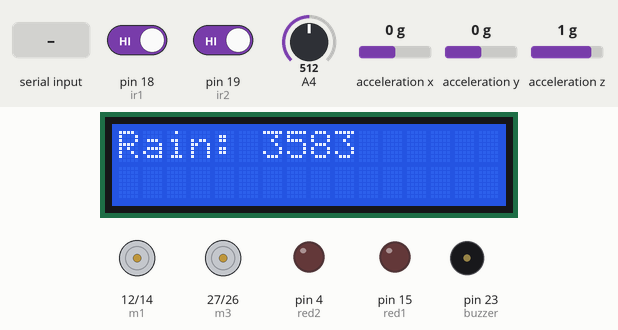
Recording of a sketch running on a simulated Arduino Mega 2560, built with avr-gcc and run on an emulated ATmega2560. On the bench: 16×2 character LCD, motor-driver pin pairs drawn as motors (green arrow = first pin HIGH = forward, orange = second pin HIGH = backward, longer = more drive, scaled by the enable pin), output pins drawn as LEDs (lit = HIGH), buzzer (waves = sounding, pin HIGH). Inputs (shaded band) come from the test bench; at power-on: pin 18 (ir1) HIGH, acceleration x 0 g, A4 = 512, pin 19 (ir2) HIGH, acceleration y 0 g, acceleration z 1 g. What the sketch prints to the serial monitor is not drawn.

Above: at 4.8 s.
4.9 s: pin 18 (ir1) driven LOW
At 16.7 s:
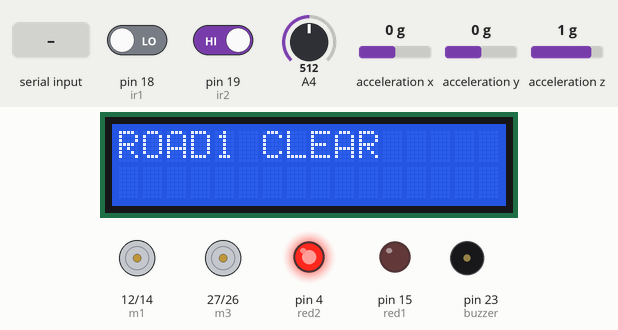
16.8 s: acceleration x set to -0.6 g
At 21.3 s:
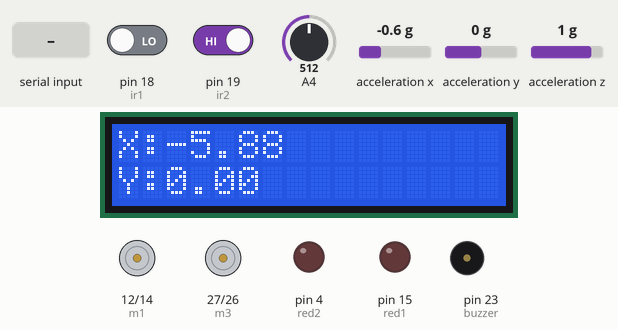
22.4 s: acceleration x set to -0.9 g
23.9 s: pin 18 (ir1) driven HIGH
At 28.3 s:
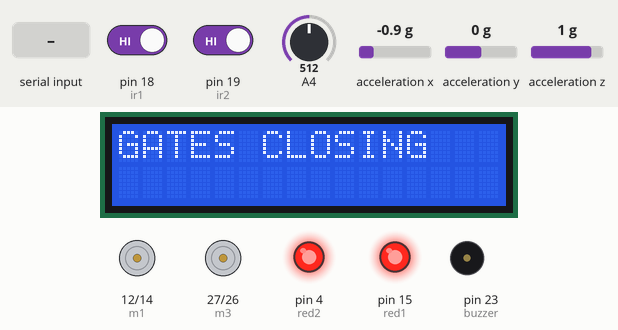
37.9 s: A4 set to 716
At 44.4 s:
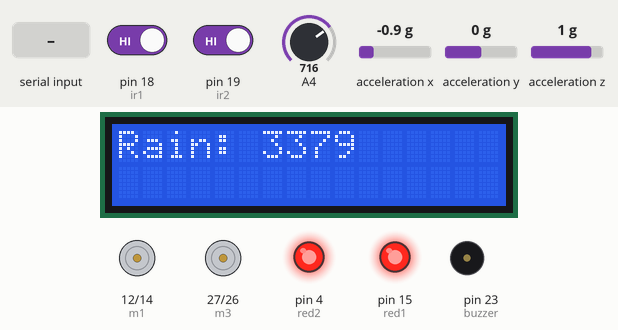
50.4 s: "A" received over Serial
At 56.8 s:
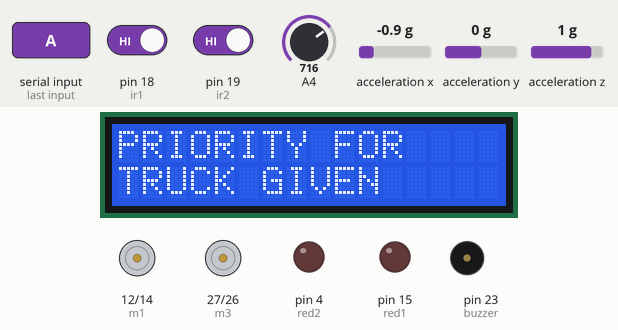
Timing chart, 0 to 58.3 s (numbered marks = the images above; inputs shaded):
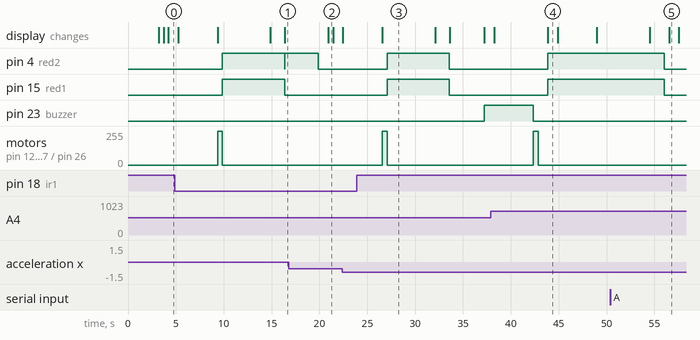

Measured:
- after the input at 4.9 s, the display: first differs from a run without the input after 11.5 s (image 1)
- after the input at 23.9 s, pin 4 (red2): goes on until 33.6 s, then stays LOW; pin 23 (buzzer): LOW → HIGH after 13.3 s
- what the display in image 2 shows lasts 0.5 s, from 20.9 s to 21.4 s
- what the display in image 3 shows lasts 5.5 s, from 26.6 s to 32.1 s
- what the display in image 4 shows lasts 1.0 s, from 43.9 s to 44.9 s

The sketch:

hub.ino
```cpp
void SEND_SMS(String num, String str );
//char ch;

char textmessage[200];

#include <Wire.h>
#include <LiquidCrystal_I2C.h>
LiquidCrystal_I2C lcd(0x27,16,2);


int m1=12;
int m2=14;

int m3=27;
int m4=26;

int ir1=18;
int ir2=19;

int a=0;
int k=1;

int red1=15;
int red2=4;

int green1=2;
int green2=5;
int buzzer=23;

#include <Wire.h>
#include <Adafruit_Sensor.h>
#include <Adafruit_ADXL345_U.h>
Adafruit_ADXL345_Unified accel = Adafruit_ADXL345_Unified();


void setup() {
  // put your setup code here, to run once:


  Serial.begin(9600);
  Serial2.begin(9600);
  lcd.init();
  lcd.backlight();
  lcd.clear();
  pinMode(ir1,INPUT);
  pinMode(ir2,INPUT);
  pinMode(m1,OUTPUT);
  pinMode(m2,OUTPUT);
  pinMode(m3,OUTPUT);
  pinMode(m4,OUTPUT);
  pinMode(red1,OUTPUT);
  pinMode(red2,OUTPUT);
  pinMode(green1,OUTPUT);
  pinMode(green2,OUTPUT);
  pinMode(buzzer,OUTPUT);
  Serial.println("LANDSLIDE MONITORING");
  SEND_SMS("+918088764423","Landslide Monitoring");
  lcd.clear();
  lcd.setCursor(0,0);
  lcd.print("  LANDSLIDE  ");
  lcd.setCursor(0,1);
  lcd.print(" MONITORING  ");
  delay(500);

   if(!accel.begin())
{

      Serial.println("No valid sensor found");
      delay(100);

      while(1);

   }
   digitalWrite(m1,LOW);
   digitalWrite(m2,LOW);
   digitalWrite(m3,LOW);
   digitalWrite(m4,LOW);
   GREEN();


}

void loop() {
  // put your main code here, to run repeatedly:
  ADXL();
  RAIN_CHECK();
   IR_CHECK();
  serial_read();


}

void ADXL()
{
  sensors_event_t event;

   accel.getEvent(&event);

  float X_val=event.acceleration.x;

  float Y_val=event.acceleration.y;

  float Z_val=event.acceleration.z;


   Serial.print("X: "); Serial.print(event.acceleration.x); Serial.print("  ");
//
   Serial.print("Y: "); Serial.print(event.acceleration.y); Serial.print("  ");
//
   Serial.print("Z: "); Serial.print(event.acceleration.z); Serial.print("  ");
//((X_val>0.5 && X_val<2.0))
   lcd.clear();
   lcd.setCursor(0,0);
   lcd.print("X:"+String(X_val));
   lcd.setCursor(0,1);
   lcd.print("Y:"+String(Y_val));

    delay(500);


   if(k==1 && (X_val>-1.5&&X_val<2))
  {
    a=1;
    digitalWrite(m1,LOW);
      digitalWrite(m2,LOW);
      digitalWrite(m3,LOW);
      digitalWrite(m4,LOW);

  }


  else if(a==1 && ((X_val<-7.50)||(X_val>7.5)||(Y_val<-7.50)||(Y_val>7.5)))
   {
    k=0;
    a=0;

    Serial2.println('L');
    Serial.println("$LANDSLIDE DETECTED#");
    SEND_SMS("+918088764423","Landslide Detected");
    lcd.clear();
    lcd.setCursor(0,0);
    lcd.print("  LANDSLIDE  ");
    lcd.setCursor(0,1);
    lcd.print("  DETECTED  ");
    digitalWrite(buzzer,HIGH);
    delay(1000);
    lcd.clear();
    lcd.setCursor(0,0);
    lcd.print("GATES CLOSING");
    Serial.println("$GATES CLOSING#");
      SEND_SMS("+918088764423","Gates Closing");
      delay(1000);
      digitalWrite(buzzer,LOW);
      digitalWrite(m1,HIGH);
      digitalWrite(m2,LOW);
      digitalWrite(m3,HIGH);
      digitalWrite(m4,LOW);
      delay(500);
      digitalWrite(m1,LOW);
      digitalWrite(m2,LOW);
      digitalWrite(m3,LOW);
      digitalWrite(m4,LOW);

      delay(1000);
       RED();
//      lcd.clear();
//      lcd.setCursor(0,0);
//      lcd.print("GATES OPENING");
//      digitalWrite(m1,LOW);
//      digitalWrite(m2,HIGH);
//      digitalWrite(m3,LOW);
//      digitalWrite(m4,HIGH);
//      delay(500);
//      digitalWrite(m1,LOW);
//      digitalWrite(m2,LOW);
//      digitalWrite(m3,LOW);
//      digitalWrite(m4,LOW);
//      delay(1000);
   }
   else if(k==0&&(X_val>-1.5&&X_val<2))
   {
    k=1;
    a=1;

      lcd.clear();
      lcd.setCursor(0,0);
      lcd.print("GATES OPENING");
      Serial.println("$GATES OPENING#");
      SEND_SMS("+918088764423","Gates Opening");
      delay(1000);
      digitalWrite(m1,LOW);
      digitalWrite(m2,HIGH);
      digitalWrite(m3,LOW);
      digitalWrite(m4,HIGH);
      delay(500);
      digitalWrite(m1,LOW);
      digitalWrite(m2,LOW);
      digitalWrite(m3,LOW);
      digitalWrite(m4,LOW);
      delay(1000);
       GREEN();
   }


}

void RAIN_CHECK()
{
  int rainval=analogRead(36);
  rainval=4095-rainval;
  Serial.print("Rain:");
  Serial.println(rainval);
  lcd.clear();
  lcd.setCursor(0,0);
  lcd.print("Rain:");
  lcd.setCursor(6,0);
  lcd.print(rainval);
  delay(1000);
  if(rainval>2500)
  {
    lcd.clear();
    lcd.setCursor(0,0);
    lcd.print("RAINFALL IS MORE");
    Serial.println("RAINFALL IS MORE");
    SEND_SMS("+918088764423","Rainfall is More");
    Serial2.println('R');
    delay(1000);
     lcd.clear();
    lcd.setCursor(0,0);
    lcd.print("GATES CLOSING");
      digitalWrite(buzzer,LOW);
      digitalWrite(m1,HIGH);
      digitalWrite(m2,LOW);
      digitalWrite(m3,HIGH);
      digitalWrite(m4,LOW);
      delay(500);
      digitalWrite(m1,LOW);
      digitalWrite(m2,LOW);
      digitalWrite(m3,LOW);
      digitalWrite(m4,LOW);
      RED();
      delay(5000);
      lcd.clear();
      lcd.setCursor(0,0);
      lcd.print("GATES OPENING");
      digitalWrite(m1,LOW);
      digitalWrite(m2,HIGH);
      digitalWrite(m3,LOW);
      digitalWrite(m4,HIGH);
      delay(500);
      digitalWrite(m1,LOW);
      digitalWrite(m2,LOW);
      digitalWrite(m3,LOW);
      digitalWrite(m4,LOW);
      delay(1000);
      GREEN();

  }
  else
  {
    digitalWrite(m1,LOW);
    digitalWrite(m2,LOW);
    digitalWrite(m1,LOW);
    digitalWrite(m4,LOW);
    delay(1000);
  }
 }

 void IR_CHECK()
  {
    int irval=digitalRead(ir1);
    int ir2val=digitalRead(ir2);
    if((irval==LOW))
    {
      Serial.println("ROAD1 CLEAR");
      lcd.clear();
      lcd.setCursor(0,0);
      lcd.print("ROAD1 CLEAR");

      ROAD1();
      delay(1000);
      GREEN();
      delay(1000);
    }
   else if((ir2val==LOW))
    {
      Serial.println("ROAD2 CLEAR");
      lcd.clear();
      lcd.setCursor(0,0);
      lcd.print("ROAD2 CLEAR");
      ROAD2();
      delay(1000);
      GREEN();
      delay(1000);
    }
    serial_read();
  }

void ROAD1()
  {
    digitalWrite(red1,LOW);
    digitalWrite(red2,HIGH);
    digitalWrite(green1,HIGH);
    digitalWrite(green2,LOW);
    delay(2500);
  }
  void ROAD2()
  {
    digitalWrite(red1,HIGH);
    digitalWrite(red2,LOW);
    digitalWrite(green1,LOW);
    digitalWrite(green2,HIGH);
    delay(2500);
  }
  void RED()
  {
    digitalWrite(red1,HIGH);
    digitalWrite(red2,HIGH);
    digitalWrite(green1,LOW);
    digitalWrite(green2,LOW);

  }

  void GREEN()
  {
    digitalWrite(red1,LOW);
    digitalWrite(red2,LOW);
    digitalWrite(green1,HIGH);
    digitalWrite(green2,HIGH);
  }

void serial_read()
  {
    if(Serial.available()>0)
    {
      char ch=Serial.read();
      Serial.println(ch);
      delay(500);
      if(ch=='A')
      {
        Serial.println("GIVEN PRIORITY FOR TRUCK");
        lcd.clear();
        lcd.setCursor(0,0);
        lcd.print("PRIORITY FOR");
        lcd.setCursor(0,1);
        lcd.print("TRUCK GIVEN");
        delay(1000);
        lcd.clear();
        lcd.setCursor(0,0);
        lcd.print(" TRUCK CAN ");
        lcd.setCursor(0,1);
        lcd.print(" MOVE AHEAD ");
        delay(1000);

      }
      if(ch=='B')
      {

        Serial.println("GIVEN PRIORITY FOR BUS");
        lcd.clear();
        lcd.setCursor(0,0);
        lcd.print("PRIORITY FOR");
        lcd.setCursor(0,1);
        lcd.print("BUS GIVEN");
        delay(1000);
        lcd.clear();
        lcd.setCursor(0,0);
        lcd.print(" BUS CAN ");
        lcd.setCursor(0,1);
        lcd.print(" MOVE AHEAD ");
        delay(1000);
      }
    }
}


void SEND_SMS(String num, String str )
{
    Serial.println("AT+CMGF=1"); //Sets the GSM Module in Text Mode
    delay(1000); // Delay of 1000 milli seconds or 1 second

    Serial.print("AT+CMGS=\""); // Send the SMS number
    Serial.print(num);
    Serial.println("\"");
    delay(1000);

    Serial.println(str);// The SMS text you want to send
    delay(100);

    Serial.println((char)26);// ASCII code of CTRL+Z
    delay(1000);

    Serial.println("SMS Sent..");

}
```
